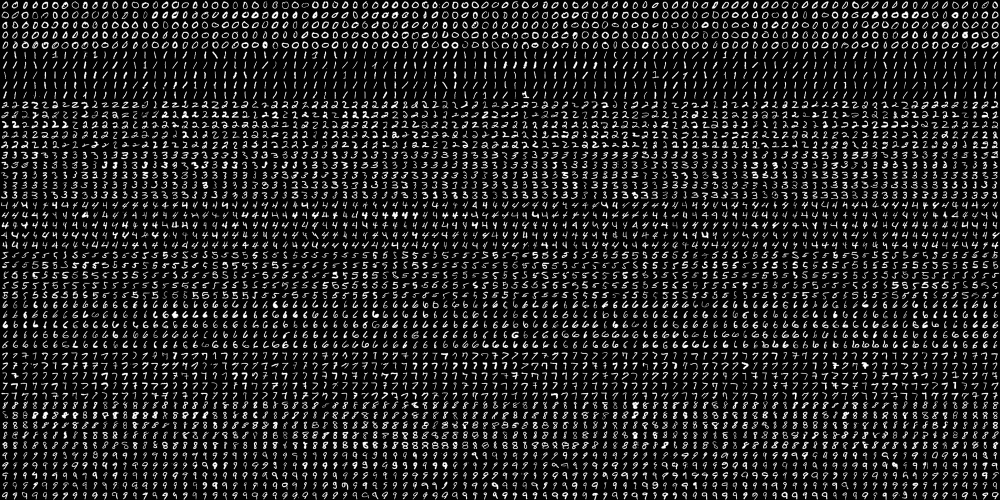
#> input picture Q3/digits.png, 2000 x 1000 px (shown at 1/2 size)
$ jupyter execute --allow-errors Lec3.ipynb
#> lines starting #> are read from the running program, lines starting #| are printed output that depends on the picture
# 2
Handwritten Digit Recognition. Use the digits.png file as templates for digits 0, 1, …, 9. Write
 a python program to cut out each digit as a labeled dataset from 0..9, each of which is 20x20. Note: You
 may also use this exact same dataset with 100 samples of each digit 0..9 using 20 x 20 pixels from the
 internet along with libraries to read/load the dataset, if that’s easier for you.
 Load all the character data into a python class. Then rescale each character from 20 x 20 to 24 x 24 using
 OpenCV. Use 80% of the data as the training set, reserving 20% for testing.


Load Image

[cell 1]
import cv2
from typing import TypedDict, List, Tuple
import numpy as np

[cell 2]
class Digits(TypedDict):
    zero: List[np.ndarray]
    one: List[np.ndarray]
    two: List[np.ndarray]
    three: List[np.ndarray]
    four: List[np.ndarray]
    five: List[np.ndarray]
    six: List[np.ndarray]
    seven: List[np.ndarray]
    eight: List[np.ndarray]
    nine: List[np.ndarray]

[cell 3]
digits: Digits = {
    "zero": [],
    "one": [],
    "two": [],
    "three": [],
    "four": [],
    "five": [],
    "six": [],
    "seven": [],
    "eight": [],
    "nine": []
}

[cell 4]
# subplot to see the result
import matplotlib.pyplot as plt
def crop_image(image: np.ndarray, shape: Tuple[int, int], digits: Digits):
  '''
  to crop a whole digit image(20*20) from big image and rescale it to 24*24
  '''
  height, width = shape
  print(image.shape)
  uncropClass: Digits = {}
  for i,key in enumerate(digits.keys()):
    print("crop from", 20*i*5 , "to", 20*(i+1)*5, "for", key)
    uncropClass[key] = image[20*i*5:20*(i+1)*5, :]
    print(uncropClass[key].shape)

  for key in uncropClass.keys():
    class_crop = uncropClass[key]
    for i in range(0, class_crop.shape[1], width):
      for j in range(0, class_crop.shape[0], height):
        crop = class_crop[j:j+height, i:i+width]
        if crop.shape[0] == height and crop.shape[1] == width:
          digits[key].append(cv2.resize(crop, (24, 24)))

[cell 5]
image = cv2.imread('./Q3/digits.png')
#> image is the input picture: shape (1000, 2000, 3); min 0, max 255, mean 33.8
print(image.shape)
#| (1000, 2000, 3)

crop_image(image, (20, 20), digits)
#| (1000, 2000, 3)
#> after the loop in crop_image, `for i,key in enumerate(digits.keys()):`: uncropClass = 10 items
#> the loop in crop_image, `for key in uncropClass.keys():` made 10 passes
#> key on passes 1 to 10: 'zero', 'one', 'two', 'three', 'four', 'five', 'six', 'seven', 'eight', 'nine'
#> pass 1, in crop_image, `class_crop = uncropClass[key]`:
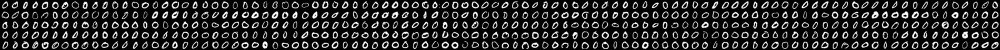
#> class_crop: shape (100, 2000, 3) (shown at 1/2 size); min 0, max 255, mean 45.3
#> pass 2, in crop_image, `class_crop = uncropClass[key]`:
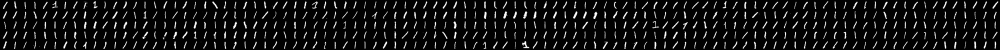
#> class_crop: shape (100, 2000, 3) (shown at 1/2 size); min 0, max 255, mean 19.9
#> pass 3, in crop_image, `class_crop = uncropClass[key]`:
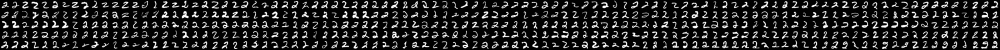
#> class_crop: shape (100, 2000, 3) (shown at 1/2 size); min 0, max 255, mean 38.1
#> after the loop in crop_image, `for key in uncropClass.keys():`:
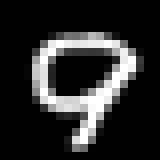
#> crop: shape (20, 20, 3) (shown 8 times larger); min 0, max 255, mean 43.3


digits['eight'][0].shape

[cell 6]
plt.imshow(digits['three'][50], cmap='gray')
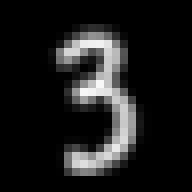
#> shown: shape (24, 24, 3) (shown 8 times larger); min 0, max 247, mean 27.8

[cell 7]
from sklearn.model_selection import train_test_split

train_digits: Digits = {}
test_digits: Digits = {}

for key in digits.keys():
  train_digits[key], test_digits[key] = train_test_split(digits[key], test_size=0.2, random_state=42)

train_digits['eight'][0].shape

# 2.1
10+10+10+10 pts. 5 hrs. Then try recognition by using the test images and report the accuracy
 percent for these 4 (classifier, feature type) combinations: (KNN K = 5, gray scale features),
 (KNN K =5,HOGfeatures), (KNN K = 1, gray scale features), (KNN K = 1, HOG features). For
 HOG, use 20° histogram orientations of non-directional gradients (ie., 9 bins) with 16 x 16
 overlapping pixel windows for each 24 x 24 digit. Each digit will, thus, have 144 HOG features
 from 4 x 4 x 9, with 9 histogram values x 4 per 16 by 16 block x 4 such blocks per 24 x 24 image.

[cell 8]
from typing import Callable

[cell 9]
def preprocess_image(image: Digits, preprocess: Callable[[List[np.ndarray]], List[np.ndarray]]) -> Digits:
  '''
  to preprocess the image with a given function
  '''
  result: Digits = {}
  for key in image.keys():
    result[key] = preprocess(image[key])
  return result

1. KNN K = 5, gray scale features

[cell 10]
from PIL import Image

def to_grayscale(images: List[np.ndarray]) -> List[np.ndarray]:
  '''
  to convert the image to grayscale
  '''
  return [Image.fromarray(image).convert('L') for image in images]

grayscale_train_digits = preprocess_image(train_digits, to_grayscale)
#> grayscale_train_digits = 10 items
grayscale_test_digits = preprocess_image(test_digits, to_grayscale)
#> grayscale_test_digits = 10 items

plt.imshow(grayscale_train_digits['eight'][0], cmap='gray')
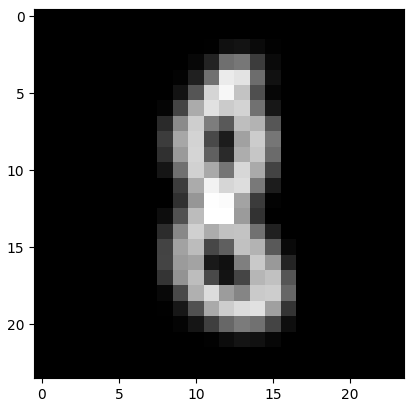
#> figure drawn by matplotlib, 1 panel

[cell 11]
from sklearn.neighbors import KNeighborsClassifier

K = 5

def flatten_images(images: List[np.ndarray]) -> List[np.ndarray]:
  '''
  to flatten the image
  '''
  return [np.array(image).flatten() for image in images]

def train_knn_model(train_images: Digits, K: int) -> KNeighborsClassifier:
  '''
  to train the knn model
  '''
  train_images = preprocess_image(train_images, flatten_images)
  X = []
  y = []
  for key in train_images.keys():
    X += train_images[key]
    y += [key] * len(train_images[key])
  model = KNeighborsClassifier(n_neighbors=K)
  model.fit(X, y)
  return model

model = train_knn_model(grayscale_train_digits, K)
#> the loop in train_knn_model, `for key in train_images.keys():` made 10 passes
#> after the loop in train_knn_model, `for key in train_images.keys():`: y = 4000 items, first 6: 'zero', 'zero', 'zero', 'zero', 'zero', 'zero'

[cell 12]
model.predict(flatten_images([grayscale_test_digits['eight'][0]]))

2. KNN K =5,HOGfeatures

[cell 13]
from cv2 import HOGDescriptor

def HOG(images: List[np.ndarray]) -> List[np.ndarray]:
  '''
  to extract the HOG feature from the image
  '''
  winSize = (24,24) #same as the size of the image
  blockSize = (16,16) #OpenCV only supports 16 x 16 block sizes
  blockStride = (8,8) #multiple of cell size. Here it is multiple of 1.
  cellSize = (8,8) #OpenCV only supports 8x8 cell size. That means each Block will have 4 histograms
  nbins = 9 #OpenCV only supports 9 orientations per cell.  That means 1 block has 4 x 9 = 36 features
  derivAperture = 1
  winSigma = 4.
  histogramNormType = 0
  L2HysThreshold = 2.0000000000000001e-01
  gammaCorrection = 0
  hog = cv2.HOGDescriptor(winSize,blockSize,blockStride,cellSize,nbins,derivAperture,winSigma,
                          histogramNormType,L2HysThreshold,gammaCorrection)

  result = []
  for image in images:
    result.append(hog.compute(np.array(image)))

  return result


def train_knn_model_HOG(train_images: Digits, K: int) -> KNeighborsClassifier:
  '''
  to train the knn model with HOG feature
  '''
  train_images = preprocess_image(train_images, HOG)
  X = []
  y = []
  for key in train_images.keys():
    X += train_images[key]
    y += [key] * len(train_images[key])
  model = KNeighborsClassifier(n_neighbors=K)
  model.fit(X, y)
  return model

model_HOG = train_knn_model_HOG(grayscale_train_digits, K)
#> in train_knn_model_HOG, `train_images = preprocess_image(train_images, HOG)`: train_images = 10 items
#> the loop in train_knn_model_HOG, `for key in train_images.keys():` made 10 passes

model_HOG.predict(HOG([grayscale_test_digits['eight'][0]]))

3. KNN K = 1, gray scale features

[cell 14]
K = 1

grayscale_train_digits = preprocess_image(train_digits, to_grayscale)
grayscale_test_digits = preprocess_image(test_digits, to_grayscale)

model_gray = train_knn_model(grayscale_train_digits, K)
#> the loop in train_knn_model (call 2), `for key in train_images.keys():` made 10 passes

model_gray.predict(flatten_images([grayscale_test_digits['nine'][5]]))

[cell 15]
model_gray.predict(flatten_images([grayscale_test_digits['nine'][5]]))

4. KNN K = 1, HOG features with use 20° histogram orientations of non-directional gradients (ie., 9 bins) with 16 x 16
overlapping pixel windows for each 24 x 24 digit. Each digit will, thus, have 144 HOG features
from 4 x 4 x 9, with 9 histogram values x 4 per 16 by 16 block x 4 such blocks per 24 x 24 image.

[cell 16]
def mod_HOG(images: List[np.ndarray]) -> List[np.ndarray]:
  '''
  to extract the HOG feature from the image
  '''
  winSize = (24,24)
  blockSize = (16,16)
  blockStride = (8,8)  # Overlapping of 50%
  cellSize = (8,8)
  nbins = 9  # Number of orientation bins
  hog = cv2.HOGDescriptor(winSize, blockSize, blockStride, cellSize, nbins)
  hog_descriptors = []
  for image in images:
      # Ensure the image is a numpy array
      if not isinstance(image, np.ndarray):
          image = np.array(image)
      # Ensure the image is grayscale
      if len(image.shape) > 2:
          image = cv2.cvtColor(image, cv2.COLOR_BGR2GRAY)
      hog_descriptor = hog.compute(image)
      hog_descriptors.append(hog_descriptor)
  return hog_descriptors


model_HOG = train_knn_model_HOG(grayscale_train_digits, K)
#> the loop in train_knn_model_HOG (call 2), `for key in train_images.keys():` made 10 passes

model_HOG.predict(mod_HOG([grayscale_test_digits['eight'][0]]))
#> the loop in mod_HOG, `for image in images:` made 1 pass
#> pass 1, in mod_HOG, `image = np.array(image)`:
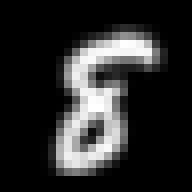
#> image: shape (24, 24) (shown 8 times larger); min 0, max 255, mean 42.8
#> after the loop in mod_HOG, `for image in images:`: hog_descriptors = 1 item

## 2.2
Use KNN K = 1 with HOG features to report:
1. 5 pts. 1.0 hrs. Result for 2 test images per digit 0..9 cropped out from digits.png but not
aligned at the original 20 x 20 image, so you may have smaller or bigger input image sizes.
You must rescale each test image to 24 x 24 because HOG requires this scaling.

the image from 0-9
<br>

[cell 17]
import os
#> (the rest of this cell did not finish here and is left out)

2. 5 pts. 1.0 hrs. Result for 2 test images per digit 0..9 you create in a Paint program to see if
you can find your character. Each test image should be big to start with such as 50x50, but
you should rescale it to 24 x 24 before testing.

I found the code that can [write image with tkinter](https://stackoverflow.com/questions/55575685/jupyter-notebook-let-a-user-inputs-a-drawing) and I need to implement it to use only image and not save to disk.

[cell 18]
from PIL import ImageTk, Image, ImageDraw
import PIL
from tkinter import *
import numpy as np

width = 200  # canvas width
height = 200 # canvas height
center = height//2
black = (255, 255, 255) # canvas back

# Create a dictionary to store the images for each digit
digit_images = {i: [] for i in range(10)}

def save():
    # Save the images and add them to the dictionary
    for i, output_image in enumerate([output_image1, output_image2]):
        resized_image = output_image.resize((24, 24))

        digit_images[digit.get()].append(np.array(resized_image))
        output_image.save(f"digit_{digit.get()}_{i}.png")
    # Clear the canvases
    canvas1.delete("all")
    canvas2.delete("all")

#> (the rest of this cell did not finish here and is left out)

[cell 19]
for i in range(10):
  print(f"Digit {i} has {len(digit_images[i])} images")

#> (a cell that did not finish here is left out)

[cell 21]
for i in digit_images.keys():
  for j in range(len(digit_images[i])):
    print("from image of ",i, "got: ", model_HOG.predict(mod_HOG([digit_images[i][j]])))
